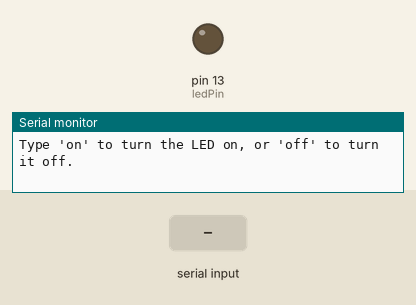
Bench run of a sketch on a simulated Arduino Uno, built with avr-gcc and run on an emulated ATmega328P. Shown: output pins drawn as LEDs (lit = HIGH), the last lines printed to the serial monitor. The test bench sets the inputs (shaded band).

Above: at 1.2 s.
1.3 s: "on\n" received over Serial
At 1.7 s:
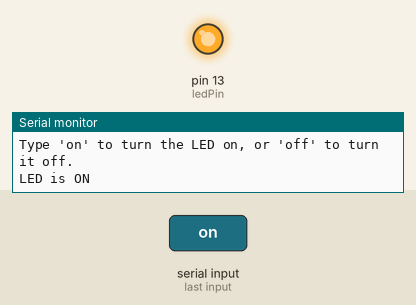
2.8 s: "off\n" received over Serial
At 4.1 s:
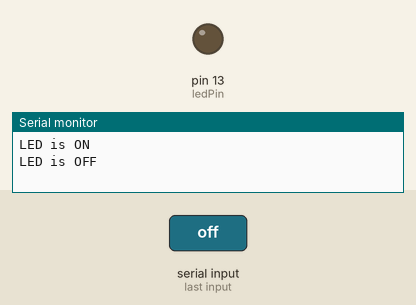
Timing chart, 0 to 5.8 s (numbered marks = the images above; inputs shaded):
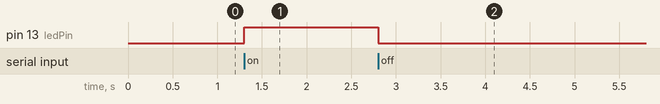

Measured:
- after the input at 1.3 s, pin 13 (ledPin): LOW → HIGH at once
- after the input at 2.8 s, pin 13 (ledPin): HIGH → LOW at once

The sketch:

sketch_nov04a.ino
```cpp
const int ledPin = 13;  // Pin where the LED is connected

void setup() {
  Serial.begin(9600);  // Start the Serial communication at 9600 baud
  pinMode(ledPin, OUTPUT);  // Set the LED pin as an output
  Serial.println("Type 'on' to turn the LED on, or 'off' to turn it off.");
}

void loop() {
  if (Serial.available()) {  // Check if there's data available to read
    String input = Serial.readStringUntil('\n');  // Read input until a newline

    if (input == "on") {  // Check if input is "on"
      digitalWrite(ledPin, HIGH);  // Turn the LED on
      Serial.println("LED is ON");
    } else if (input == "off") {  // Check if input is "off"
      digitalWrite(ledPin, LOW);  // Turn the LED off
      Serial.println("LED is OFF");
    } else {
      Serial.println("Invalid input. Please type 'on' or 'off'.");
    }
  }
}
```
